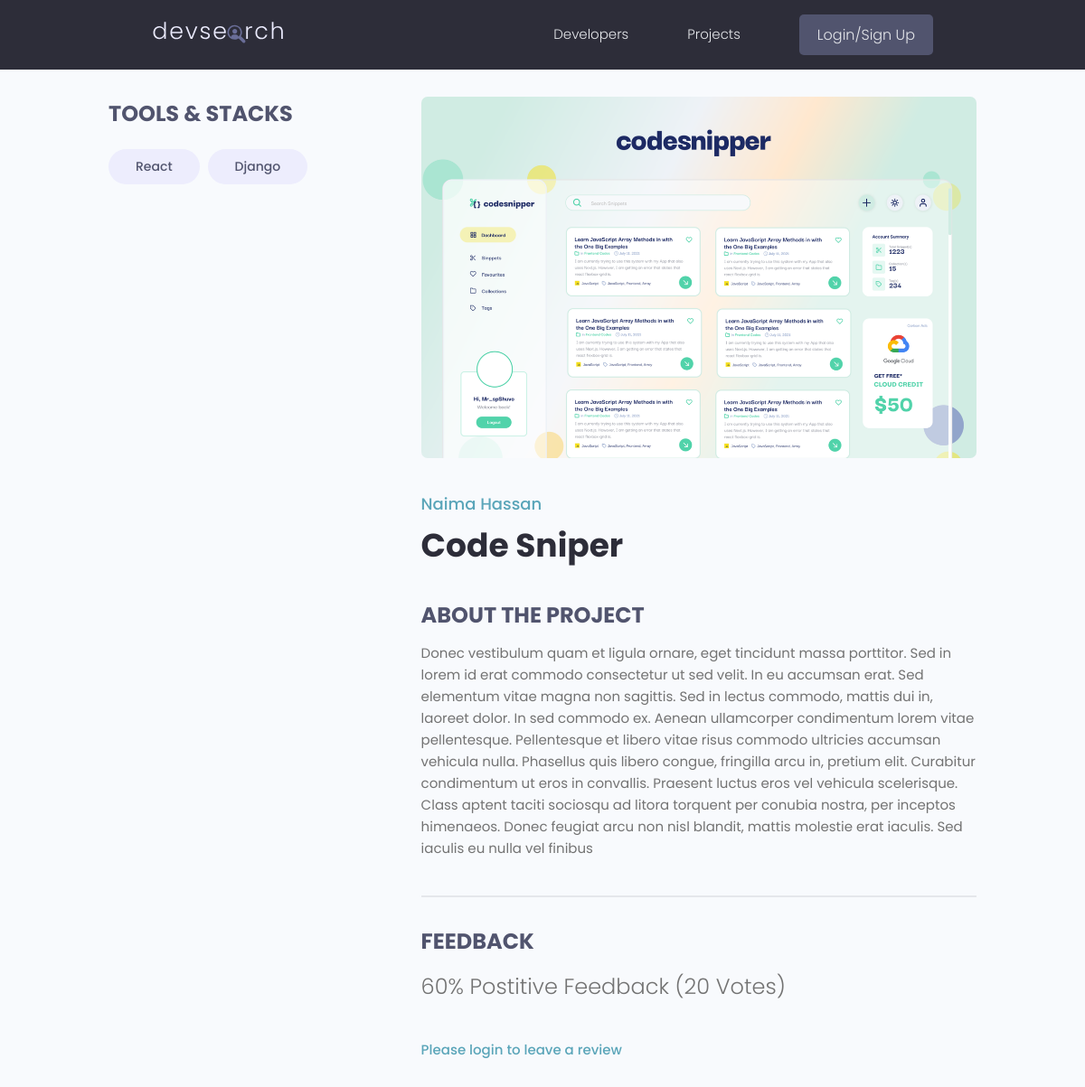
The app's page /projects/project/7606036c-8c78-40b7-9d7b-c42381e93865/, older data.
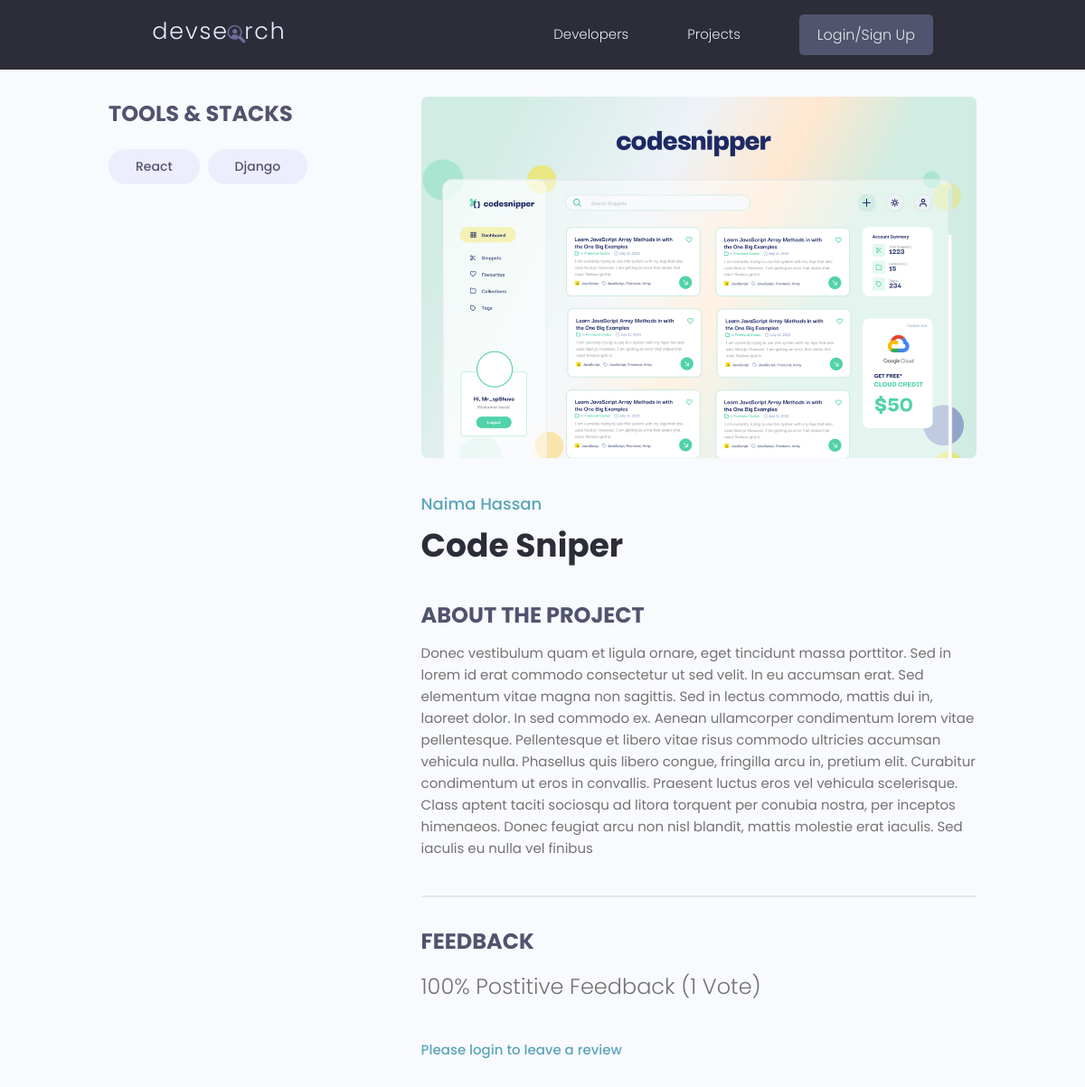
The same page, newer data.
### projects/models.py (models this page shows, shortened)
class Projects(models.Model):
  owner          = models.ForeignKey(Profile, null=True, blank=True, on_delete=models.SET_NULL)
  title          = models.CharField(max_length=200)
  description    = models.TextField(null=True, blank=True)
  featured_image = models.ImageField(null=True, blank=True, default="default.jpg")
  demo_link      = models.CharField(max_length=2000,null=True, blank=True)
  source_link    = models.CharField(max_length=2000,null=True, blank=True)
  tags           = models.ManyToManyField(Tag, blank=True)
  vote_total     = models.IntegerField(default=0,null=True, blank=True)
  vote_ratio     = models.IntegerField(default=0,null=True, blank=True)
  created_at     = models.DateTimeField(auto_now_add=True)
  id             = models.UUIDField(default = uuid.uuid4, unique=True, primary_key=True, editable=False)
  class Meta:
   ordering = ['-vote_ratio','-vote_total', 'title']
  @property
  def reviewers(self):
    queryset = self.review_set.all().values_list('owner__id', flat=True)
    return queryset

### users/models.py (models this page shows, shortened)
class Profile(models.Model):
   user = models.OneToOneField(User, on_delete = models.CASCADE, null=True, blank=True)
   name = models.CharField(max_length=200, null=True, blank=True)
   email = models.EmailField(max_length=500, blank=True,null=True)
   username = models.CharField(max_length=200, null=True, blank=True)
   location = models.CharField(max_length=200, null=True, blank=True)
   short_intro=models.CharField(max_length=200, null=True, blank=True)
   bio = models.TextField(null=True, blank=True)
   profile_image = models.ImageField(null=True, blank=True, upload_to='profiles/', default='profiles/user-default.png')
   social_github = models.CharField(max_length=200, null=True, blank=True)
   social_twitter = models.CharField(max_length=200, null=True, blank=True)
   social_linkedin = models.CharField(max_length=200, null=True, blank=True)
   social_youtube = models.CharField(max_length=200, null=True, blank=True)
   social_website = models.CharField(max_length=200, null=True, blank=True)
   created_at = models.DateTimeField(auto_now_add=True)
   id = models.UUIDField(default = uuid.uuid4, unique=True, primary_key=True, editable=False)

### projects/views.py (the view, shortened to what this page needs)
# urls.py: path('project/<str:pk>/', views.project, name='project'),
def project(request,pk):
  projectObj = Projects.objects.get(id=pk)
  form = ReviewForm()
  return render(request,'projects/single-project.html',{'project':projectObj, 'form':form})

### projects/models.py (called while the page is built)
  def __str__(self):
   return self.name

### projects/templates/projects/single-project.html (shortened to what this page needs)
{% extends 'main.html' %}
{% block content %}
<main class="singleProject my-md">
  <div class="container">
    <div class="layout">
      <div class="column column--1of3">
        <h3 class="singleProject__subtitle">Tools & Stacks</h3>
        <div class="singleProject__toolStack">
          {% for tag in project.tags.all %}
          <span class="tag tag--pill tag--sub tag--lg">
            <small>{{tag}}</small>
          </span>
          {% endfor %}
        </div>
      </div>
      <div class="column column--2of3">
        <img class="singleProject__preview" src="{{project.featured_image.url}}" alt="portfolio thumbnail" />
        <a href="{% url 'user-profile' project.owner.id %}" target="_blank"
          class="singleProject__developer">{{project.owner.name}}</a>
        <h2 class="singleProject__title">{{project.title}}</h2>
        <h3 class="singleProject__subtitle">About the Project</h3>
        <div class="singleProject__info">
          {{project.description}}
        </div>
        <div class="comments">
          <h3 class="singleProject__subtitle">Feedback</h3>
          <h5 class="project--rating">
            {{ project.vote_ratio }}% Postitive Feedback ({{project.vote_total}}
            Vote{{project.vote_total|pluralize:'s'}})
          </h5>
          {% if request.user.profile.id in project.reviewers %}
          <p>You have already submitted your review for this project</p>
          {% elif request.user.profile == project.owner %}
          <p>You cannot review your own work</p>
          {% else %}
          <a href="{% url 'login' %}?next={{request.path}}">
            Please login to leave a review
          </a>
          {% endif %}
        </div>
      </div>
    </div>
  </div>
</main>
{% endblock content %}

Row changes from the older to the newer data that the page shows:
changed Projects "Code Sniper": vote_ratio "60" → "100"; vote_total "20" → "1"
